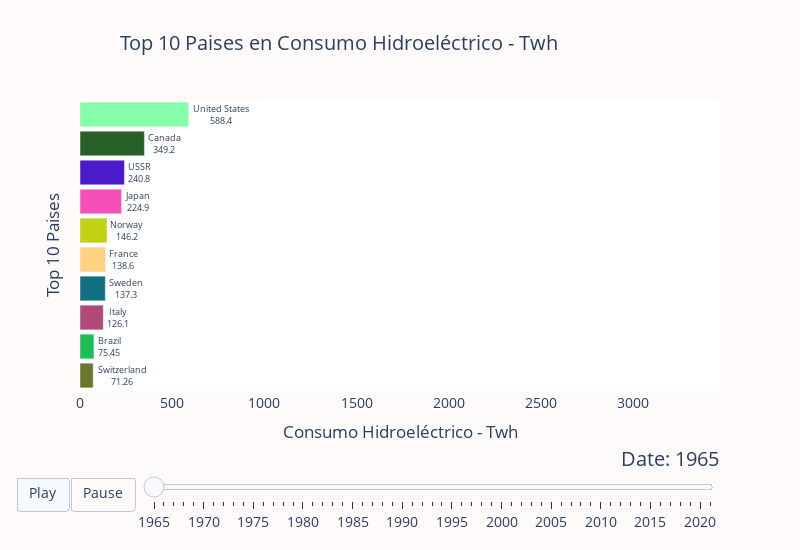

Source (notebook cell):
### Code cell
my_raceplot = barplot(pais_df,  item_column='País', value_column='Consumo Hidroeléctrico - Twh', time_column='Año',top_entries=10)
fig=my_raceplot.plot(item_label = 'Top 10 Paises', value_label = 'Consumo Hidroeléctrico - Twh', frame_duration = 800, date_format='%Y',orientation='horizontal')

#Add chart title, format the chart, etc.
fig.update_layout(
      title='Top 10 Paises en Consumo Hidroeléctrico - Twh',
      title_x=0.15,
      width=800,
      height=550,
      paper_bgcolor="snow",
      )

### Figure 1 — Plotly figure (JSON) as saved in the notebook; plotly's stock layout.template omitted (floating-point values rounded to 4 significant figures)
{"data": [{"cliponaxis": false, "hoverinfo": "all", "marker": {"color": ["rgb(108, 118, 43)", "rgb(28, 189, 82)", "rgb(176, 72, 122)", "rgb(18, 111, 129)", "rgb(254, 210, 130)", "rgb(192, 210, 19)", "rgb(244, 79, 186)", "rgb(75, 26, 202)", "rgb(40, 97, 39)", "rgb(134, 253, 168)"]}, "orientation": "h", "textangle": 0, "textposition": "outside", "texttemplate": "%{y}<br>%{x:.4s}", "type": "bar", "x": [71.26, 75.45, 126.1, 137.3, 138.6, 146.2, 224.9, 240.8, 349.2, 588.4], "y": ["Switzerland", "Brazil", "Italy", "Sweden", "France", "Norway", "Japan", "USSR", "Canada", "United States"]}], "layout": {"bargap": 0.15, "font": {"size": 14}, "height": 550, "paper_bgcolor": "snow", "plot_bgcolor": "#FFFFFF", "sliders": [{"active": 0, "currentvalue": {"font": {"size": 20}, "prefix": "Date: ", "visible": true, "xanchor": "right"}, "len": 0.9, "pad": {"b": 10, "t": 50}, "steps": [{"args": [["1965"], {"frame": {"duration": 800, "redraw": false}, "mode": "immediate", "transition": {"duration": 800}}], "label": "1965", "method": "animate"}, {"args": [["1966"], {"frame": {"duration": 800, "redraw": false}, "mode": "immediate", "transition": {"duration": 800}}], "label": "1966", "method": "animate"}, {"args": [["1967"], {"frame": {"duration": 800, "redraw": false}, "mode": "immediate", "transition": {"duration": 800}}], "label": "1967", "method": "animate"}, {"args": [["1968"], {"frame": {"duration": 800, "redraw": false}, "mode": "immediate", "transition": {"duration": 800}}], "label": "1968", "method": "animate"}, {"args": [["1969"], {"frame": {"duration": 800, "redraw": false}, "mode": "immediate", "transition": {"duration": 800}}], "label": "1969", "method": "animate"}, {"args": [["1970"], {"frame": {"duration": 800, "redraw": false}, "mode": "immediate", "transition": {"duration": 800}}], "label": "1970", "method": "animate"}, {"args": [["1971"], {"frame": {"duration": 800, "redraw": false}, "mode": "immediate", "transition": {"duration": 800}}], "label": "1971", "method": "animate"}, {"args": [["1972"], {"frame": {"duration": 800, "redraw": false}, "mode": "immediate", "transition": {"duration": 800}}], "label": "1972", "method": "animate"}, {"args": [["1973"], {"frame": {"duration": 800, "redraw": false}, "mode": "immediate", "transition": {"duration": 800}}], "label": "1973", "method": "animate"}, {"args": [["1974"], {"frame": {"duration": 800, "redraw": false}, "mode": "immediate", "transition": {"duration": 800}}], "label": "1974", "method": "animate"}, {"args": [["1975"], {"frame": {"duration": 800, "redraw": false}, "mode": "immediate", "transition": {"duration": 800}}], "label": "1975", "method": "animate"}, {"args": [["1976"], {"frame": {"duration": 800, "redraw": false}, "mode": "immediate", "transition": {"duration": 800}}], "label": "1976", "method": "animate"}, {"args": [["1977"], {"frame": {"duration": 800, "redraw": false}, "mode": "immediate", "transition": {"duration": 800}}], "label": "1977", "method": "animate"}, {"args": [["1978"], {"frame": {"duration": 800, "redraw": false}, "mode": "immediate", "transition": {"duration": 800}}], "label": "1978", "method": "animate"}, {"args": [["1979"], {"frame": {"duration": 800, "redraw": false}, "mode": "immediate", "transition": {"duration": 800}}], "label": "1979", "method": "animate"}, {"args": [["1980"], {"frame": {"duration": 800, "redraw": false}, "mode": "immediate", "transition": {"duration": 800}}], "label": "1980", "method": "animate"}, {"args": [["1981"], {"frame": {"duration": 800, "redraw": false}, "mode": "immediate", "transition": {"duration": 800}}], "label": "1981", "method": "animate"}, {"args": [["1982"], {"frame": {"duration": 800, "redraw": false}, "mode": "immediate", "transition": {"duration": 800}}], "label": "1982", "method": "animate"}, {"args": [["1983"], {"frame": {"duration": 800, "redraw": false}, "mode": "immediate", "transition": {"duration": 800}}], "label": "1983", "method": "animate"}, {"args": [["1984"], {"frame": {"duration": 800, "redraw": false}, "mode": "immediate", "transition": {"duration": 800}}], "label": "1984", "method": "animate"}, {"args": [["1985"], {"frame": {"duration": 800, "redraw": false}, "mode": "immediate", "transition": {"duration": 800}}], "label": "1985", "method": "animate"}, {"args": [["1986"], {"frame": {"duration": 800, "redraw": false}, "mode": "immediate", "transition": {"duration": 800}}], "label": "1986", "method": "animate"}, {"args": [["1987"], {"frame": {"duration": 800, "redraw": false}, "mode": "immediate", "transition": {"duration": 800}}], "label": "1987", "method": "animate"}, {"args": [["1988"], {"frame": {"duration": 800, "redraw": false}, "mode": "immediate", "transition": {"duration": 800}}], "label": "1988", "method": "animate"}, {"args": [["1989"], {"frame": {"duration": 800, "redraw": false}, "mode": "immediate", "transition": {"duration": 800}}], "label": "1989", "method": "animate"}, {"args": [["1990"], {"frame": {"duration": 800, "redraw": false}, "mode": "immediate", "transition": {"duration": 800}}], "label": "1990", "method": "animate"}, {"args": [["1991"], {"frame": {"duration": 800, "redraw": false}, "mode": "immediate", "transition": {"duration": 800}}], "label": "1991", "method": "animate"}, {"args": [["1992"], {"frame": {"duration": 800, "redraw": false}, "mode": "immediate", "transition": {"duration": 800}}], "label": "1992", "method": "animate"}, {"args": [["1993"], {"frame": {"duration": 800, "redraw": false}, "mode": "immediate", "transition": {"duration": 800}}], "label": "1993", "method": "animate"}, {"args": [["1994"], {"frame": {"duration": 800, "redraw": false}, "mode": "immediate", "transition": {"duration": 800}}], "label": "1994", "method": "animate"}, {"args": [["1995"], {"frame": {"duration": 800, "redraw": false}, "mode": "immediate", "transition": {"duration": 800}}], "label": "1995", "method": "animate"}, {"args": [["1996"], {"frame": {"duration": 800, "redraw": false}, "mode": "immediate", "transition": {"duration": 800}}], "label": "1996", "method": "animate"}, {"args": [["1997"], {"frame": {"duration": 800, "redraw": false}, "mode": "immediate", "transition": {"duration": 800}}], "label": "1997", "method": "animate"}, {"args": [["1998"], {"frame": {"duration": 800, "redraw": false}, "mode": "immediate", "transition": {"duration": 800}}], "label": "1998", "method": "animate"}, {"args": [["1999"], {"frame": {"duration": 800, "redraw": false}, "mode": "immediate", "transition": {"duration": 800}}], "label": "1999", "method": "animate"}, {"args": [["2000"], {"frame": {"duration": 800, "redraw": false}, "mode": "immediate", "transition": {"duration": 800}}], "label": "2000", "method": "animate"}, {"args": [["2001"], {"frame": {"duration": 800, "redraw": false}, "mode": "immediate", "transition": {"duration": 800}}], "label": "2001", "method": "animate"}, {"args": [["2002"], {"frame": {"duration": 800, "redraw": false}, "mode": "immediate", "transition": {"duration": 800}}], "label": "2002", "method": "animate"}, {"args": [["2003"], {"frame": {"duration": 800, "redraw": false}, "mode": "immediate", "transition": {"duration": 800}}], "label": "2003", "method": "animate"}, {"args": [["2004"], {"frame": {"duration": 800, "redraw": false}, "mode": "immediate", "transition": {"duration": 800}}], "label": "2004", "method": "animate"}, {"args": [["2005"], {"frame": {"duration": 800, "redraw": false}, "mode": "immediate", "transition": {"duration": 800}}], "label": "2005", "method": "animate"}, {"args": [["2006"], {"frame": {"duration": 800, "redraw": false}, "mode": "immediate", "transition": {"duration": 800}}], "label": "2006", "method": "animate"}, {"args": [["2007"], {"frame": {"duration": 800, "redraw": false}, "mode": "immediate", "transition": {"duration": 800}}], "label": "2007", "method": "animate"}, {"args": [["2008"], {"frame": {"duration": 800, "redraw": false}, "mode": "immediate", "transition": {"duration": 800}}], "label": "2008", "method": "animate"}, {"args": [["2009"], {"frame": {"duration": 800, "redraw": false}, "mode": "immediate", "transition": {"duration": 800}}], "label": "2009", "method": "animate"}, {"args": [["2010"], {"frame": {"duration": 800, "redraw": false}, "mode": "immediate", "transition": {"duration": 800}}], "label": "2010", "method": "animate"}, {"args": [["2011"], {"frame": {"duration": 800, "redraw": false}, "mode": "immediate", "transition": {"duration": 800}}], "label": "2011", "method": "animate"}, {"args": [["2012"], {"frame": {"duration": 800, "redraw": false}, "mode": "immediate", "transition": {"duration": 800}}], "label": "2012", "method": "animate"}, {"args": [["2013"], {"frame": {"duration": 800, "redraw": false}, "mode": "immediate", "transition": {"duration": 800}}], "label": "2013", "method": "animate"}, {"args": [["2014"], {"frame": {"duration": 800, "redraw": false}, "mode": "immediate", "transition": {"duration": 800}}], "label": "2014", "method": "animate"}, {"args": [["2015"], {"frame": {"duration": 800, "redraw": false}, "mode": "immediate", "transition": {"duration": 800}}], "label": "2015", "method": "animate"}, {"args": [["2016"], {"frame": {"duration": 800, "redraw": false}, "mode": "immediate", "transition": {"duration": 800}}], "label": "2016", "method": "animate"}, {"args": [["2017"], {"frame": {"duration": 800, "redraw": false}, "mode": "immediate", "transition": {"duration": 800}}], "label": "2017", "method": "animate"}, {"args": [["2018"], {"frame": {"duration": 800, "redraw": false}, "mode": "immediate", "transition": {"duration": 800}}], "label": "2018", "method": "animate"}, {"args": [["2019"], {"frame": {"duration": 800, "redraw": false}, "mode": "immediate", "transition": {"duration": 800}}], "label": "2019", "method": "animate"}, {"args": [["2020"], {"frame": {"duration": 800, "redraw": false}, "mode": "immediate", "transition": {"duration": 800}}], "label": "2020", "method": "animate"}, {"args": [["2021"], {"frame": {"duration": 800, "redraw": false}, "mode": "immediate", "transition": {"duration": 800}}], "label": "2021", "method": "animate"}], "transition": {"duration": 300, "easing": "cubic-in-out"}, "x": 0.1, "xanchor": "left", "y": 0, "yanchor": "top"}], "title": {"text": "Top 10 Paises en Consumo Hidroeléctrico - Twh", "x": 0.15}, "updatemenus": [{"buttons": [{"args": [null, {"frame": {"duration": 800, "redraw": false}, "fromcurrent": true, "transition": {"duration": 800, "easing": "quadratic-in-out"}}], "label": "Play", "method": "animate"}, {"args": [[null], {"frame": {"duration": 0, "redraw": false}, "mode": "immediate", "transition": {"duration": 0}}], "label": "Pause", "method": "animate"}], "direction": "left", "pad": {"r": 10, "t": 87}, "showactive": true, "type": "buttons", "x": 0.1, "xanchor": "right", "y": 0, "yanchor": "top"}], "width": 800, "xaxis": {"range": [0, 3471.0], "showline": true, "showticklabels": true, "title": {"text": "Consumo Hidroeléctrico - Twh"}, "visible": true}, "yaxis": {"showline": false, "showticklabels": false, "title": {"text": "Top 10 Paises"}, "visible": true}}}
